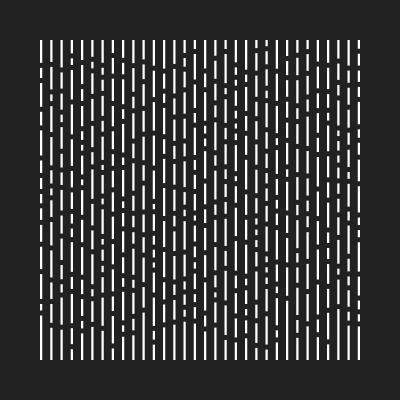
Frame 1 (no input)
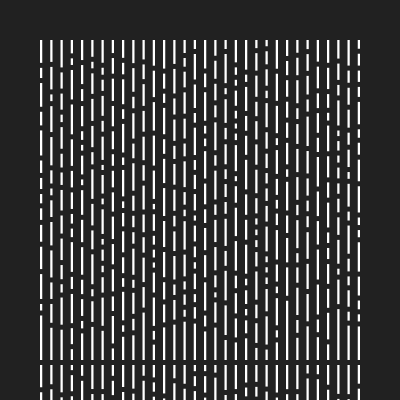
Frame 2 (the mouse pressed at the canvas centre, redrawn once)

The p5.js sketch that drew these frames (run headless with seeded random() and noise() and a simulated clock; the mouse was pressed at the canvas centre and the sketch redrawn once):

// p5.js sketch
// ── sketch.js
//https://github.com/Volorf/Processing-Posters

let arr = [];
let margin = 40;
let col = 32;
let gapX = 8;
let gapY = 5;
let minH = 5;
let maxH = 30;
let rectWidth;
let yLimit;
let workHeight;

function setup() {
  createCanvas(400, 400);
  pixelDensity(2);
  workHeight = height - margin * 2;
  yLimit = height - margin;
  rectWidth = (width - margin * 2 - gapX * (col - 1)) / col;
  for (let i = 0; i < col; i++) {
    arr.push([]);
  }
  noLoop();
}

function draw() {
  background(33);
  noStroke();
  fill("f5");

  for (let i = 0; i < col; i++) {
    let loop = true;
    let count = 0;
    while (loop) {
      let rH = random(minH, maxH);
      arr[i].push(rH);
      let controlSum = arr[i].reduce((a, b) => a + b) + margin + count * gapY;
      count++;
      if (controlSum > yLimit) {
        loop = false;
        if (rH >= gapY) {
          arr[i].pop();
          arr[i][arr[i].length - 1] += rH + gapY;
        }
        arr[i][arr[i].length - 1] =
          arr[i][arr[i].length - 1] - controlSum + yLimit;
      }
    }
  }

  for (let _col = 0; _col < col; _col++) {
    let sumRects = 0;
    for (let _row = 0; _row < arr[_col].length; _row++) {
      rect(
        margin + _col * (rectWidth + gapX),
        margin + sumRects + _row * gapY,
        rectWidth,
        arr[_col][_row]
      );
      sumRects += arr[_col][_row];
    }
  }
}
